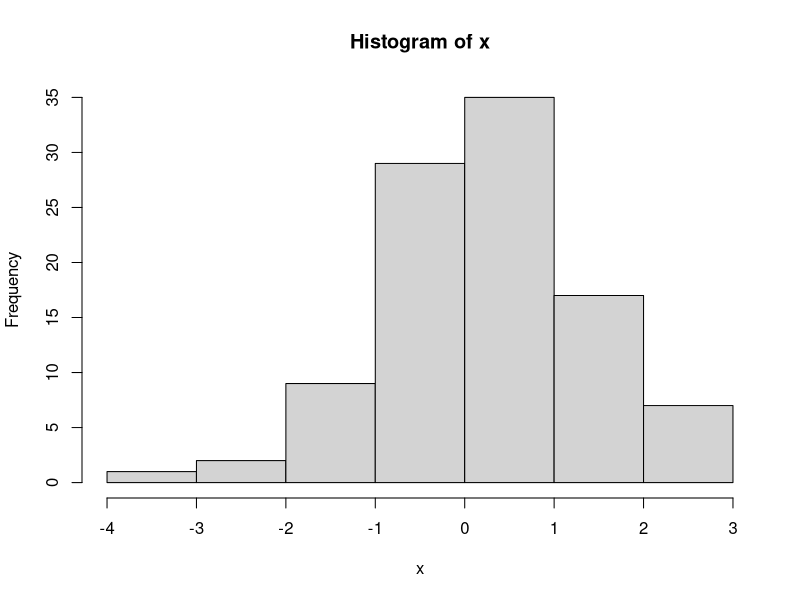
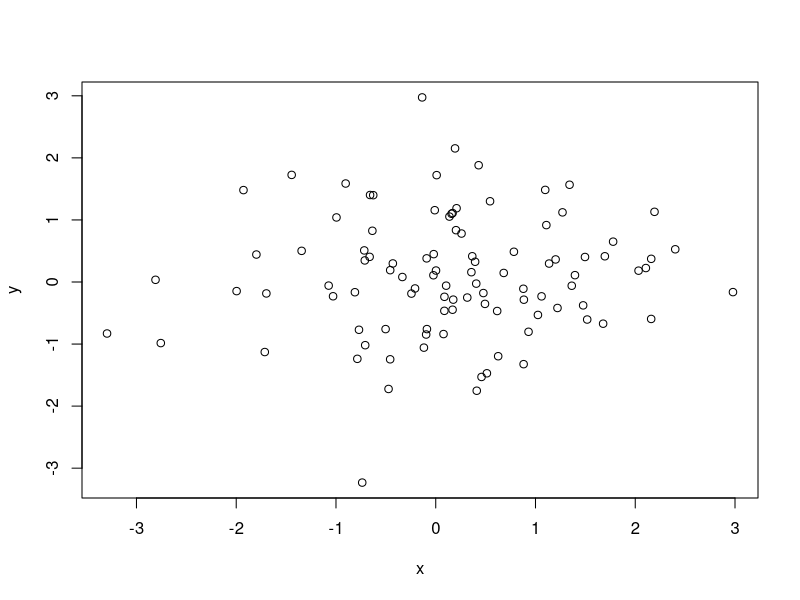

Recreate these plots in R, in order. (Note: this script raises an error after producing the figures.)
x <- rnorm(100)
hist(x)
y <- rnorm(100)
plot(x, y) #objects can redefined
plot(x, z)
par(mar = c(2, 2, 2, 2)) #margin of graphics
plot(x, y)
par(mar = c(4, 4, 2, 2))
plot(x, y)
#change the signs in plot
plot(x, y, pch = 20)
plot(x, y, pch = 19)
plot(x, y, pch = 2)
plot(x, y, pch = 3)
plot(x, y, pch = 4)
plot(x, y, pch = 18)
